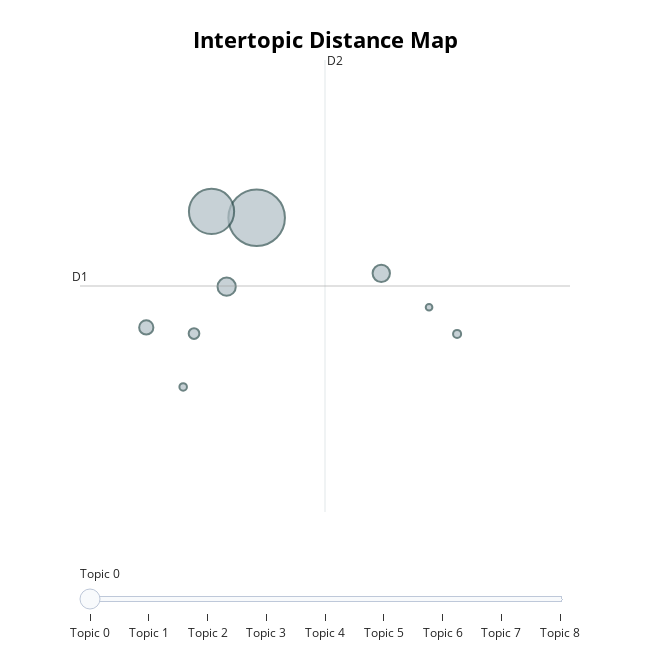

Notebook code for this chart:
### Code cell
fig = topic_model_product_desc.visualize_topics()
fig.show()

### Figure 1 — Plotly figure (JSON) as saved in the notebook; plotly's stock layout.template omitted (floating-point values rounded to 4 significant figures)
{"data": [{"customdata": [[0, "curtain | room | home | panel | decor", 1516], [1, "curtain | room | fabric | quality | polyester", 968], [2, "inch | cm | 52 | curtain | foot", 158], [3, "curtain | room | dreaming | casa | panel", 143], [4, "product | curtain | door | 48 | quality", 96], [5, "curtain | measure | always | track | pinch", 54], [6, "best | inspired | home | galaxy | brand", 31], [7, "4feet | many | curtain | available | pre", 27], [8, "door48inch | inch | known | 48inch | lighter", 21]], "hovertemplate": "<b>Topic %{customdata[0]}</b><br>%{customdata[1]}<br>Size: %{customdata[2]}", "legendgroup": "", "marker": {"color": "#B0BEC5", "line": {"color": "DarkSlateGrey", "width": 2}, "size": [1516, 968, 158, 143, 96, 54, 31, 27, 21], "sizemode": "area", "sizeref": 0.9475, "symbol": "circle"}, "mode": "markers", "name": "", "orientation": "v", "showlegend": false, "type": "scatter", "x": [6.641, 6.099, 6.281, 8.14, 5.314, 5.888, 9.052, 5.758, 8.715], "xaxis": "x", "y": [11.58, 11.65, 10.78, 10.94, 10.31, 10.24, 10.24, 9.626, 10.55], "yaxis": "y"}], "layout": {"annotations": [{"showarrow": false, "text": "D1", "x": 4.517, "y": 10.79, "yshift": 10}, {"showarrow": false, "text": "D2", "x": 7.463, "xshift": 10, "y": 13.4}], "height": 650, "hoverlabel": {"bgcolor": "white", "font": {"family": "Rockwell", "size": 16}}, "legend": {"itemsizing": "constant", "tracegroupgap": 0}, "margin": {"t": 60}, "shapes": [{"line": {"color": "#CFD8DC", "width": 2}, "type": "line", "x0": 7.463, "x1": 7.463, "y0": 8.182, "y1": 13.4}, {"line": {"color": "#9E9E9E", "width": 2}, "type": "line", "x0": 4.517, "x1": 10.41, "y0": 10.79, "y1": 10.79}], "sliders": [{"active": 0, "pad": {"t": 50}, "steps": [{"args": [{"marker.color": [["red", "#B0BEC5", "#B0BEC5", "#B0BEC5", "#B0BEC5", "#B0BEC5", "#B0BEC5", "#B0BEC5", "#B0BEC5"]]}], "label": "Topic 0", "method": "update"}, {"args": [{"marker.color": [["#B0BEC5", "red", "#B0BEC5", "#B0BEC5", "#B0BEC5", "#B0BEC5", "#B0BEC5", "#B0BEC5", "#B0BEC5"]]}], "label": "Topic 1", "method": "update"}, {"args": [{"marker.color": [["#B0BEC5", "#B0BEC5", "red", "#B0BEC5", "#B0BEC5", "#B0BEC5", "#B0BEC5", "#B0BEC5", "#B0BEC5"]]}], "label": "Topic 2", "method": "update"}, {"args": [{"marker.color": [["#B0BEC5", "#B0BEC5", "#B0BEC5", "red", "#B0BEC5", "#B0BEC5", "#B0BEC5", "#B0BEC5", "#B0BEC5"]]}], "label": "Topic 3", "method": "update"}, {"args": [{"marker.color": [["#B0BEC5", "#B0BEC5", "#B0BEC5", "#B0BEC5", "red", "#B0BEC5", "#B0BEC5", "#B0BEC5", "#B0BEC5"]]}], "label": "Topic 4", "method": "update"}, {"args": [{"marker.color": [["#B0BEC5", "#B0BEC5", "#B0BEC5", "#B0BEC5", "#B0BEC5", "red", "#B0BEC5", "#B0BEC5", "#B0BEC5"]]}], "label": "Topic 5", "method": "update"}, {"args": [{"marker.color": [["#B0BEC5", "#B0BEC5", "#B0BEC5", "#B0BEC5", "#B0BEC5", "#B0BEC5", "red", "#B0BEC5", "#B0BEC5"]]}], "label": "Topic 6", "method": "update"}, {"args": [{"marker.color": [["#B0BEC5", "#B0BEC5", "#B0BEC5", "#B0BEC5", "#B0BEC5", "#B0BEC5", "#B0BEC5", "red", "#B0BEC5"]]}], "label": "Topic 7", "method": "update"}, {"args": [{"marker.color": [["#B0BEC5", "#B0BEC5", "#B0BEC5", "#B0BEC5", "#B0BEC5", "#B0BEC5", "#B0BEC5", "#B0BEC5", "red"]]}], "label": "Topic 8", "method": "update"}]}], "title": {"font": {"color": "Black", "size": 22}, "text": "<b>Intertopic Distance Map</b>", "x": 0.5, "xanchor": "center", "y": 0.95, "yanchor": "top"}, "width": 650, "xaxis": {"anchor": "y", "domain": [0, 1], "range": [4.517, 10.41], "title": {"text": ""}, "visible": false}, "yaxis": {"anchor": "x", "domain": [0, 1], "range": [8.182, 13.4], "title": {"text": ""}, "visible": false}}}
